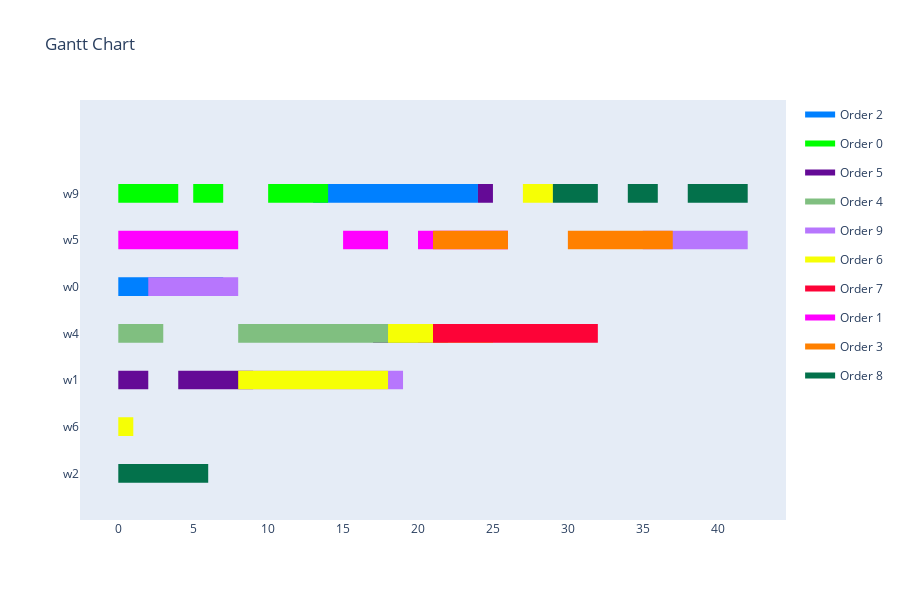

Notebook code for this chart:
### Code cell
schedule = GAToScheduleTranslator().translate(result, all_jobs, env, orders)
schedule.created_in = env
schedule.created_for = orders
visualize_schedule_demo(schedule, env, orders)
fitness_values = objective_function.calculate_comparison_values(schedule, orders, env)
print(f'Fitness Values:\nMakespan: {fitness_values[0]}\nTardiness: {fitness_values[1]}\nDeviation: {fitness_values[2]}\nIdle Time: {fitness_values[3]}\nProfit: {fitness_values[4]}')

### Figure 1 — Plotly figure (JSON) as saved in the notebook; plotly's stock layout.template omitted (floating-point values rounded to 4 significant figures)
{"data": [{"fill": "toself", "fillcolor": "rgb(0, 128, 255)", "hoverinfo": "name", "legendgroup": "rgb(0, 128, 255)", "mode": "none", "name": "Order 2", "type": "scatter", "x": [13, 19, 19, 13, 13, 18, 22, 22, 18, 18, 22, 24, 24, 22, 22, 0, 7, 7, 0], "y": [5.8, 5.8, 6.2, 6.2, null, 5.8, 5.8, 6.2, 6.2, null, 5.8, 5.8, 6.2, 6.2, null, 3.8, 3.8, 4.2, 4.2]}, {"fill": "toself", "fillcolor": "rgb(0, 255, 0)", "hoverinfo": "name", "legendgroup": "rgb(0, 255, 0)", "mode": "none", "name": "Order 0", "type": "scatter", "x": [0, 4, 4, 0, 0, 1, 4, 4, 1, 1, 5, 7, 7, 5, 5, 10, 14, 14, 10], "y": [5.8, 5.8, 6.2, 6.2, null, 5.8, 5.8, 6.2, 6.2, null, 5.8, 5.8, 6.2, 6.2, null, 5.8, 5.8, 6.2, 6.2]}, {"fill": "toself", "fillcolor": "rgb(100, 10, 150)", "hoverinfo": "name", "legendgroup": "rgb(100, 10, 150)", "mode": "none", "name": "Order 5", "type": "scatter", "x": [24, 25, 25, 24, 24, 17, 22, 22, 17, 17, 0, 2, 2, 0, 0, 4, 9, 9, 4], "y": [5.8, 5.8, 6.2, 6.2, null, 2.8, 2.8, 3.2, 3.2, null, 1.8, 1.8, 2.2, 2.2, null, 1.8, 1.8, 2.2, 2.2]}, {"fill": "toself", "fillcolor": "rgb(128, 191, 128)", "hoverinfo": "name", "legendgroup": "rgb(128, 191, 128)", "mode": "none", "name": "Order 4", "type": "scatter", "x": [0, 3, 3, 0, 0, 8, 16, 16, 8, 8, 11, 17, 17, 11, 11, 12, 20, 20, 12], "y": [2.8, 2.8, 3.2, 3.2, null, 2.8, 2.8, 3.2, 3.2, null, 2.8, 2.8, 3.2, 3.2, null, 2.8, 2.8, 3.2, 3.2]}, {"fill": "toself", "fillcolor": "rgb(183, 118, 253)", "hoverinfo": "name", "legendgroup": "rgb(183, 118, 253)", "mode": "none", "name": "Order 9", "type": "scatter", "x": [35, 42, 42, 35, 35, 2, 8, 8, 2, 2, 9, 14, 14, 9, 9, 13, 19, 19, 13], "y": [4.8, 4.8, 5.2, 5.2, null, 3.8, 3.8, 4.2, 4.2, null, 1.8, 1.8, 2.2, 2.2, null, 1.8, 1.8, 2.2, 2.2]}, {"fill": "toself", "fillcolor": "rgb(246, 255, 5)", "hoverinfo": "name", "legendgroup": "rgb(246, 255, 5)", "mode": "none", "name": "Order 6", "type": "scatter", "x": [27, 29, 29, 27, 27, 18, 25, 25, 18, 18, 8, 18, 18, 8, 8, 0, 1, 1, 0], "y": [5.8, 5.8, 6.2, 6.2, null, 2.8, 2.8, 3.2, 3.2, null, 1.8, 1.8, 2.2, 2.2, null, 0.8, 0.8, 1.2, 1.2]}, {"fill": "toself", "fillcolor": "rgb(253, 3, 55)", "hoverinfo": "name", "legendgroup": "rgb(253, 3, 55)", "mode": "none", "name": "Order 7", "type": "scatter", "x": [21, 30, 30, 21, 21, 27, 32, 32, 27, 27, 28, 32, 32, 28, 28, 30, 32, 32, 30], "y": [2.8, 2.8, 3.2, 3.2, null, 2.8, 2.8, 3.2, 3.2, null, 2.8, 2.8, 3.2, 3.2, null, 2.8, 2.8, 3.2, 3.2]}, {"fill": "toself", "fillcolor": "rgb(255, 0, 255)", "hoverinfo": "name", "legendgroup": "rgb(255, 0, 255)", "mode": "none", "name": "Order 1", "type": "scatter", "x": [0, 6, 6, 0, 0, 5, 8, 8, 5, 5, 15, 18, 18, 15, 15, 20, 26, 26, 20], "y": [4.8, 4.8, 5.2, 5.2, null, 4.8, 4.8, 5.2, 5.2, null, 4.8, 4.8, 5.2, 5.2, null, 4.8, 4.8, 5.2, 5.2]}, {"fill": "toself", "fillcolor": "rgb(255, 128, 0)", "hoverinfo": "name", "legendgroup": "rgb(255, 128, 0)", "mode": "none", "name": "Order 3", "type": "scatter", "x": [21, 23, 23, 21, 21, 23, 25, 25, 23, 23, 25, 26, 26, 25, 25, 30, 37, 37, 30], "y": [4.8, 4.8, 5.2, 5.2, null, 4.8, 4.8, 5.2, 5.2, null, 4.8, 4.8, 5.2, 5.2, null, 4.8, 4.8, 5.2, 5.2]}, {"fill": "toself", "fillcolor": "rgb(3, 113, 75)", "hoverinfo": "name", "legendgroup": "rgb(3, 113, 75)", "mode": "none", "name": "Order 8", "type": "scatter", "x": [29, 32, 32, 29, 29, 34, 36, 36, 34, 34, 38, 42, 42, 38, 38, 0, 6, 6, 0], "y": [5.8, 5.8, 6.2, 6.2, null, 5.8, 5.8, 6.2, 6.2, null, 5.8, 5.8, 6.2, 6.2, null, -0.2, -0.2, 0.2, 0.2]}, {"legendgroup": "rgb(0, 128, 255)", "marker": {"color": "rgb(0, 128, 255)", "opacity": 0, "size": 1}, "mode": "markers", "name": "", "showlegend": false, "text": [null, null, null, null, null, null, null, null], "type": "scatter", "x": [13, 19, 18, 22, 22, 24, 0, 7], "y": [6, 6, 6, 6, 6, 6, 4, 4]}, {"legendgroup": "rgb(0, 255, 0)", "marker": {"color": "rgb(0, 255, 0)", "opacity": 0, "size": 1}, "mode": "markers", "name": "", "showlegend": false, "text": [null, null, null, null, null, null, null, null], "type": "scatter", "x": [0, 4, 1, 4, 5, 7, 10, 14], "y": [6, 6, 6, 6, 6, 6, 6, 6]}, {"legendgroup": "rgb(100, 10, 150)", "marker": {"color": "rgb(100, 10, 150)", "opacity": 0, "size": 1}, "mode": "markers", "name": "", "showlegend": false, "text": [null, null, null, null, null, null, null, null], "type": "scatter", "x": [24, 25, 17, 22, 0, 2, 4, 9], "y": [6, 6, 3, 3, 2, 2, 2, 2]}, {"legendgroup": "rgb(128, 191, 128)", "marker": {"color": "rgb(128, 191, 128)", "opacity": 0, "size": 1}, "mode": "markers", "name": "", "showlegend": false, "text": [null, null, null, null, null, null, null, null], "type": "scatter", "x": [0, 3, 8, 16, 11, 17, 12, 20], "y": [3, 3, 3, 3, 3, 3, 3, 3]}, {"legendgroup": "rgb(183, 118, 253)", "marker": {"color": "rgb(183, 118, 253)", "opacity": 0, "size": 1}, "mode": "markers", "name": "", "showlegend": false, "text": [null, null, null, null, null, null, null, null], "type": "scatter", "x": [35, 42, 2, 8, 9, 14, 13, 19], "y": [5, 5, 4, 4, 2, 2, 2, 2]}, {"legendgroup": "rgb(246, 255, 5)", "marker": {"color": "rgb(246, 255, 5)", "opacity": 0, "size": 1}, "mode": "markers", "name": "", "showlegend": false, "text": [null, null, null, null, null, null, null, null], "type": "scatter", "x": [27, 29, 18, 25, 8, 18, 0, 1], "y": [6, 6, 3, 3, 2, 2, 1, 1]}, {"legendgroup": "rgb(253, 3, 55)", "marker": {"color": "rgb(253, 3, 55)", "opacity": 0, "size": 1}, "mode": "markers", "name": "", "showlegend": false, "text": [null, null, null, null, null, null, null, null], "type": "scatter", "x": [21, 30, 27, 32, 28, 32, 30, 32], "y": [3, 3, 3, 3, 3, 3, 3, 3]}, {"legendgroup": "rgb(255, 0, 255)", "marker": {"color": "rgb(255, 0, 255)", "opacity": 0, "size": 1}, "mode": "markers", "name": "", "showlegend": false, "text": [null, null, null, null, null, null, null, null], "type": "scatter", "x": [0, 6, 5, 8, 15, 18, 20, 26], "y": [5, 5, 5, 5, 5, 5, 5, 5]}, {"legendgroup": "rgb(255, 128, 0)", "marker": {"color": "rgb(255, 128, 0)", "opacity": 0, "size": 1}, "mode": "markers", "name": "", "showlegend": false, "text": [null, null, null, null, null, null, null, null], "type": "scatter", "x": [21, 23, 23, 25, 25, 26, 30, 37], "y": [5, 5, 5, 5, 5, 5, 5, 5]}, {"legendgroup": "rgb(3, 113, 75)", "marker": {"color": "rgb(3, 113, 75)", "opacity": 0, "size": 1}, "mode": "markers", "name": "", "showlegend": false, "text": [null, null, null, null, null, null, null, null], "type": "scatter", "x": [29, 32, 34, 36, 38, 42, 0, 6], "y": [6, 6, 6, 6, 6, 6, 0, 0]}], "layout": {"height": 600, "hovermode": "closest", "showlegend": true, "title": {"text": "Gantt Chart"}, "xaxis": {"rangeselector": {"buttons": [{"count": 7, "label": "1w", "step": "day", "stepmode": "backward"}, {"count": 1, "label": "1m", "step": "month", "stepmode": "backward"}, {"count": 6, "label": "6m", "step": "month", "stepmode": "backward"}, {"count": 1, "label": "YTD", "step": "year", "stepmode": "todate"}, {"count": 1, "label": "1y", "step": "year", "stepmode": "backward"}, {"step": "all"}]}, "showgrid": false, "type": "linear", "zeroline": false}, "yaxis": {"autorange": false, "range": [-1, 8], "showgrid": false, "ticktext": ["w2", "w6", "w1", "w4", "w0", "w5", "w9"], "tickvals": [0, 1, 2, 3, 4, 5, 6], "zeroline": false}}}
